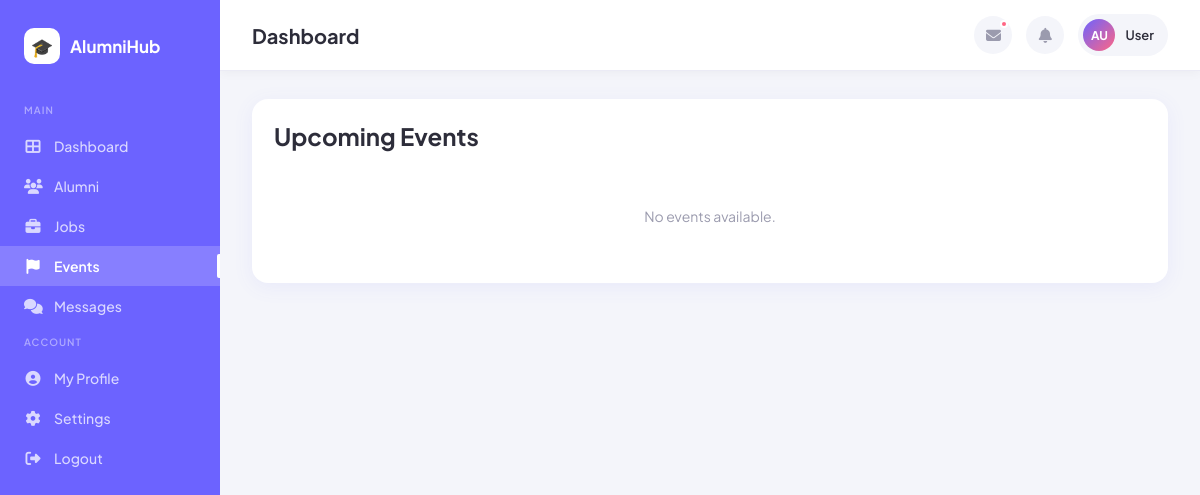
/events/ (signed in), run on an earlier commit of the app's database.
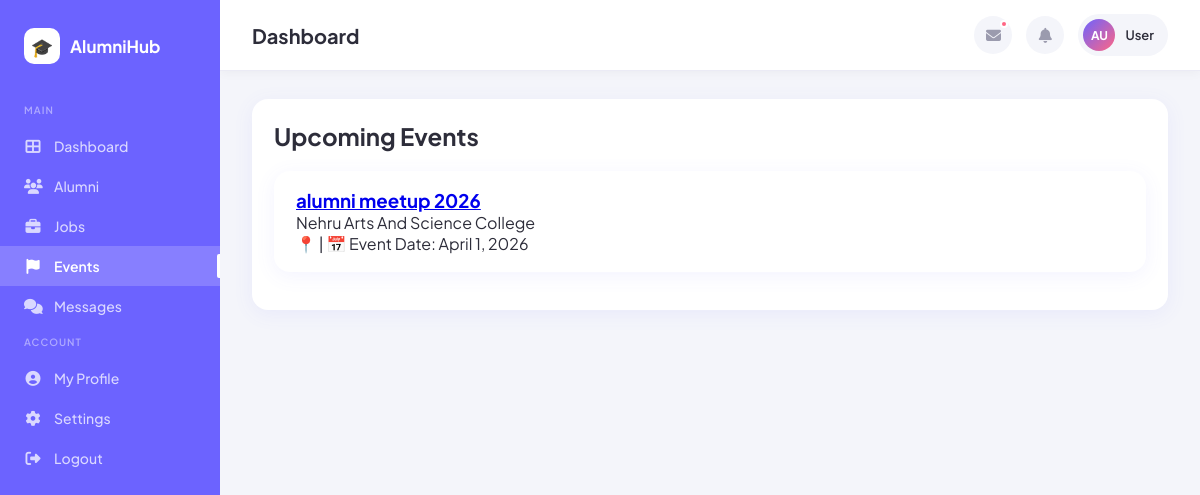
And on a later commit of the database.
### teacher_module/models.py (models this page shows, shortened)
class EventPost(models.Model):
    posted_by = models.ForeignKey(User, on_delete=models.CASCADE, related_name="teacher_event_posts")
    title = models.CharField(max_length=200)
    venue = models.CharField(max_length=200, blank=True)
    event_date = models.DateField()
    event_time = models.TimeField(null=True, blank=True)
    registration_link = models.URLField(blank=True)
    description = models.TextField()
    created_at = models.DateTimeField(auto_now_add=True)

### alumni_module/views.py (the view)
# urls.py: path('events/', views.events, name='events'),
@login_required
def events(request):
    events = EventPost.objects.all().order_by("-id")
    return render(request, "alumni/events.html", {"events": events})

### templates/alumni/events.html (shortened to what this page needs)
{% extends "base_dashboard.html" %}
{% block content %}
<div class="card">
    <h2 style="margin-bottom:20px;">Upcoming Events</h2>
    {% for event in events %}
        <div class="post-card">
            <a href="{% url 'event_detail' event.id %}" class="event-link">
                <h3>{{ event.title }}</h3>
            </a>
            <p>{{ event.description }}</p>
            <div class="meta">
                📍 {{ event.location }} |
                📅 Event Date: {{ event.event_date }}
            </div>
        </div>
    {% empty %}
        <div class="empty-state">No events available.</div>
    {% endfor %}
</div>
{% endblock %}

What changed in the data, as far as the page shows it:
added EventPost: title "alumni meetup 2026", description "Nehru Arts And Science College", event_date "April 1, 2026"
Also different on the page:
text no longer shown: "No events available."
